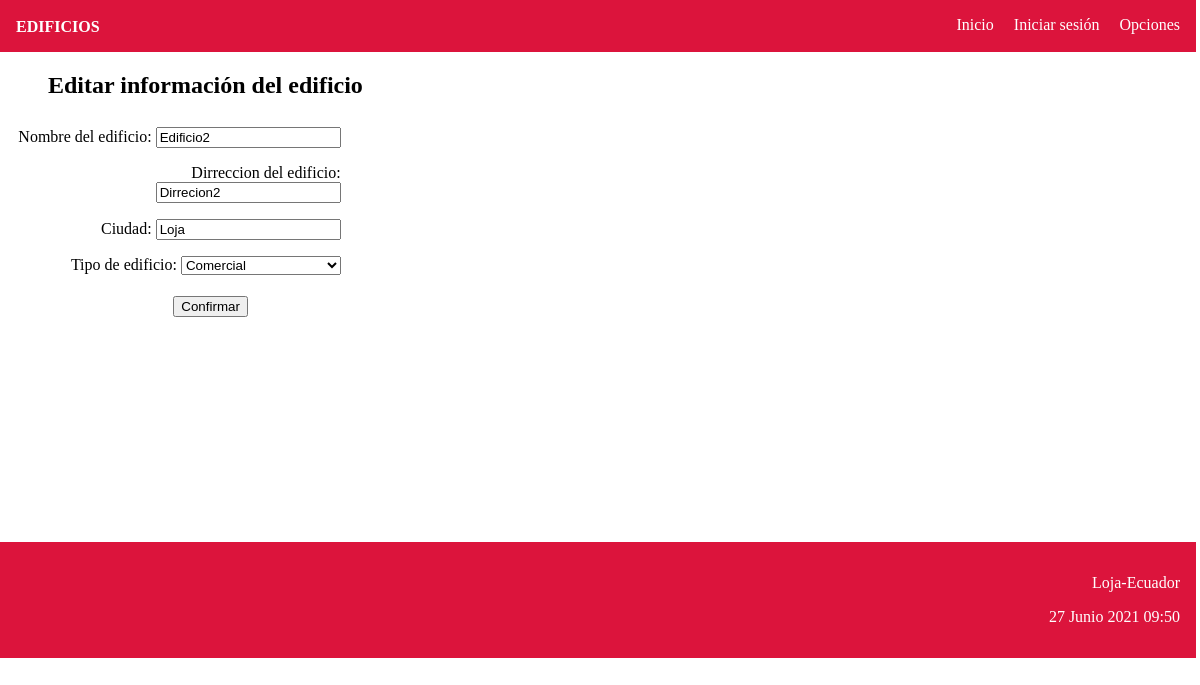
Screenshot of /editar-edificio/2 with the database file from the repository.
### ejercicio/models.py (models this page shows, shortened)
class Edificio(models.Model):
      tipos = (( 'Residencial', 'Residencial'), ('Comercial', 'Comercial' ))
      nombre = models.CharField(max_length=50)
      dirreccion = models.CharField(max_length=100)
      ciudad = models.CharField(max_length=30)
      tipo = models.CharField(max_length=20, choices=tipos )

### ejercicio/views.py (the view)
# urls.py: path('editar-edificio/<int:id>', editar_edificio, name='editar_edificio'),
def editar_edificio(request, id):
      edificio = Edificio.objects.get(pk=id)
      if request.method=='POST':
            form = FormEdificio(request.POST, instance=edificio)
            if form.is_valid():
                  form.save()
                  return redirect(index)
      else:
            form = FormEdificio(instance=edificio)
      titulo = "Editar información del edificio"
      informacion = {'form':form, 'titulo':titulo}
      return render(request, 'edificios.html',  informacion)

### ejercicio/forms.py (shortened to what this page needs)
class FormEdificio(ModelForm):
      class Meta:
            model = Edificio
            fields = ['nombre', 'dirreccion', 'ciudad', 'tipo']
            labels = {
                  'nombre': _('Ingrese el nombre'),
                  'dirreccion': _('Ingrese la dirrección'),
                  'ciudad': _('Ingrese la ciudad'),
                  'tipo': _('Ingrese el tipo de edificio'),
            }

### ejercicio/templates/edificios.html (shortened to what this page needs)
{% extends "main.html" %}
{% block content %}
<h2>{{titulo}}</h2>
<form action="" method="post">
      <div class="contenidoForm">
            <label for="{{ form.nombre.id_for_label }}">Nombre del edificio:</label>
            {{ form.nombre }}
      </div>
      <div class="contenidoForm">
            <label for="{{ form.dirreccion.id_for_label }}">Dirreccion del edificio:</label>
            {{ form.dirreccion }}
      </div>
      <div class="contenidoForm">
            <label for="{{ form.ciudad.id_for_label }}">Ciudad:</label>
            {{ form.ciudad }}
      </div>
      <div class="contenidoForm">
            <label for="{{ form.tipo.id_for_label }}">Tipo de edificio:</label>
            {{ form.tipo }}
      </div>
      <button type='submit'>Confirmar</button>
</form>
{% endblock %}

### ejercicio/static/css/styles.css (style rules this page uses)
body { margin: 0; }
.contenidoForm { padding: 0.5em; width: 28%; text-align: right; }
h2 { margin-left: 2em; }
button { margin-top: 1em; margin-left: 13em; }
.contenidoForm label { width: 10%; text-align: left; }
.contenidoForm select { width: 48%; }

### rows the page displays
Edificio: nombre "Edificio2", dirreccion "Dirrecion2", ciudad "Loja", tipo "Comercial"

### other values shown
{{ titulo }} "Editar información del edificio"
